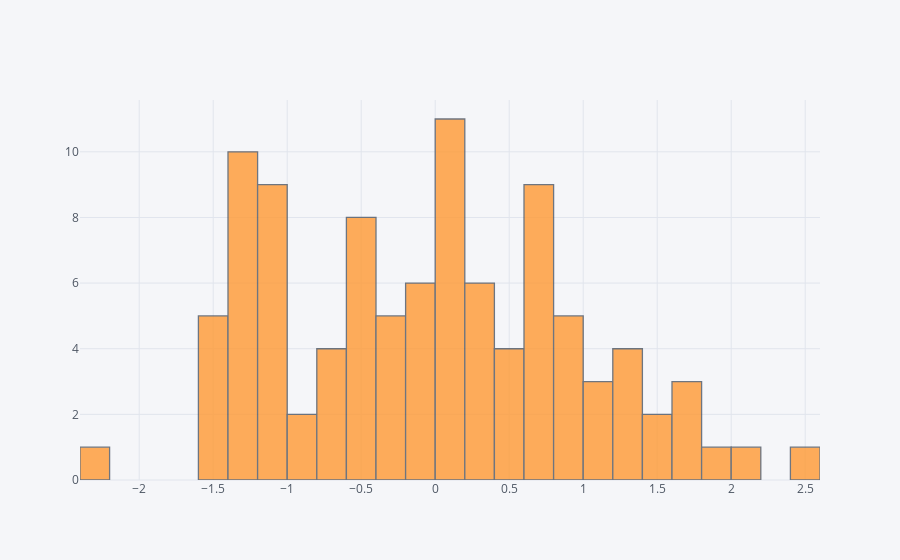

Notebook code cell kept with this figure:
### Markdown cell above
## histogram

### Code cell
df['A'].iplot(kind='hist',bins=25)

### Figure 1 — Plotly figure (JSON) as saved in the notebook; plotly's stock layout.template omitted (floating-point values rounded to 4 significant figures)
{"data": [{"histfunc": "count", "histnorm": "", "marker": {"color": "rgba(255, 153, 51, 1.0)", "line": {"color": "#4D5663", "width": 1.3}}, "name": "A", "nbinsx": 25, "opacity": 0.8, "orientation": "v", "type": "histogram", "x": [-1.267, 0.08685, -0.5538, -1.44, 0.7176, 2.104, -1.007, 1.163, -1.352, -0.2796, 1.928, -0.07859, 0.03737, 0.3957, 0.957, 0.4146, -0.5408, 0.5016, -1.494, 0.6135, -0.4933, -1.345, 1.66, 0.7689, -0.1488, 0.2824, 1.354, 1.307, -1.374, 0.3259, -1.065, -1.293, 1.302, 1.072, 0.8971, 1.29, -0.07459, -0.764, -1.349, -0.1834, 0.7, -1.5, 0.8352, -0.5827, 0.01254, -0.415, -1.095, 0.1469, 1.539, 0.6311, -0.7762, 1.429, 0.1823, 0.6499, -1.115, -1.457, 1.117, -0.2274, -1.447, -1.215, -1.103, -1.118, 0.07071, 0.6761, 0.9945, -0.4135, 2.443, -0.3766, -0.746, -0.148, -2.205, 0.6038, -0.4468, 0.1361, 0.5026, 0.08506, -1.146, -0.5577, 0.4561, -0.8432, -1.348, 0.8192, 0.01346, -0.6359, 0.258, 0.05452, -1.006, -1.189, -0.04942, 1.725, -0.9236, 0.1898, 0.2405, -0.3358, -1.305, 0.223, -0.338, 0.7457, -1.371, 1.724]}], "layout": {"barmode": "overlay", "legend": {"bgcolor": "#F5F6F9", "font": {"color": "#4D5663"}}, "paper_bgcolor": "#F5F6F9", "plot_bgcolor": "#F5F6F9", "titlefont": {"color": "#4D5663"}, "xaxis1": {"gridcolor": "#E1E5ED", "showgrid": true, "tickfont": {"color": "#4D5663"}, "title": "", "titlefont": {"color": "#4D5663"}, "zerolinecolor": "#E1E5ED"}, "yaxis1": {"gridcolor": "#E1E5ED", "showgrid": true, "tickfont": {"color": "#4D5663"}, "title": "", "titlefont": {"color": "#4D5663"}, "zerolinecolor": "#E1E5ED"}}}
